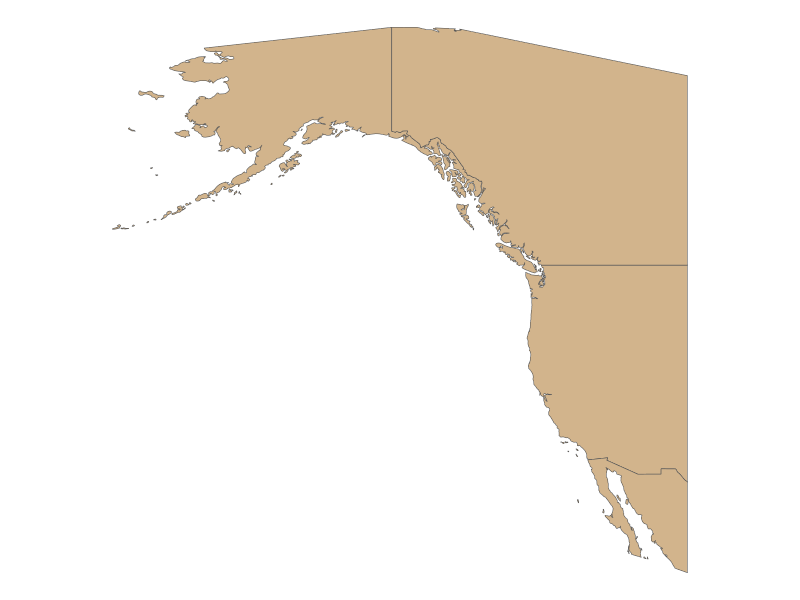

Here is the R script that generated this plot:
library(tidyverse)
library(rnaturalearth)
library(sf)

bb <- c(-175,23,-105,65)
names(bb) <- c("xmin","ymin","xmax","ymax")
out <- ne_countries(continent = "North America",scale=50,returnclass = 'sf') |> 
  st_crop(bb)
pout <- ggplot(out)+geom_sf(fill='tan')+theme_void()
ggsave(here::here('plots','coastline_background.png'),pout,h=10,w=10,bg='transparent')
